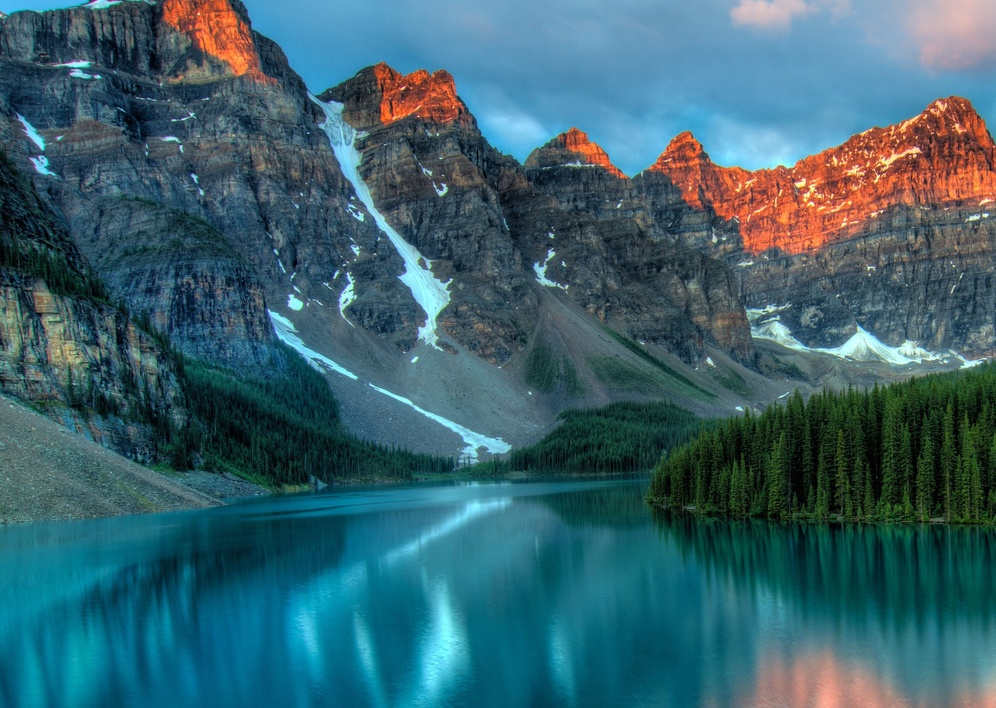
#> input picture images/pair1/1.jpg, 996 x 708 px, shrunk from 2416 x 1717 before the run
$ python SIFTStitcher.py   (older library calls are emulated)
#> lines starting #> are read from the running program, lines starting #| are printed output that depends on the picture
#> in main, img1 is the input picture: shape (708, 996, 3); mean B, G, R 108.9, 97.8, 57
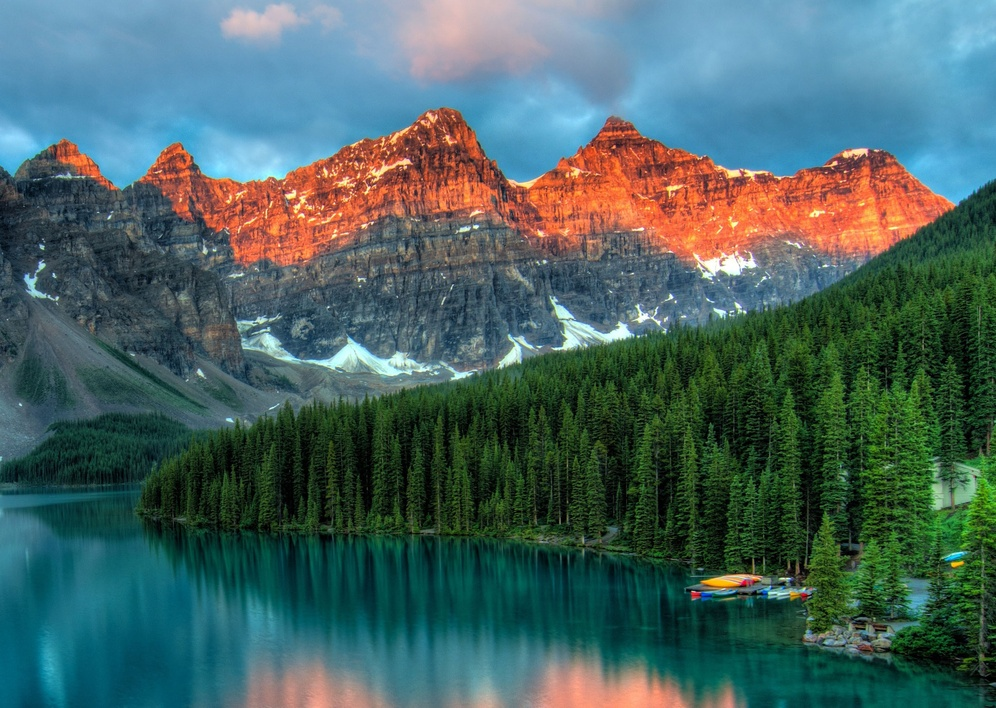
#> input picture images/pair1/2.jpg, 996 x 708 px, shrunk from 2416 x 1717 before the run
#> in main, img2 is the input picture: shape (708, 996, 3); mean B, G, R 98.1, 100.4, 72.4
# https://github.com/linrl3/Image-Stitching-OpenCV

import cv2
import numpy as np
import sys


class ImageStitching:
    def __init__(self):
        self.ratio = 0.85
        self.min_match = 10
        self.sift = cv2.SIFT().create()
        self.smoothing_window_size = 800

    def registration(self, img1, img2):
        kp1, des1 = self.sift.detectAndCompute(img1, None)
#> kp1 = 4923 keypoints; strongest (x, y, size): (985, 215, 3), (295, 304, 8.8), (551, 235, 3.3), (619, 206, 2.1)
        kp2, des2 = self.sift.detectAndCompute(img2, None)
#> kp2 = 5854 keypoints; strongest (x, y, size): (476, 227, 3), (621, 332, 11.3), (544, 262, 2.6), (835, 163, 3.1)
        matcher = cv2.BFMatcher()
        raw_matches = matcher.knnMatch(des1, des2, k=2)
#> raw_matches = 4923 matches
        good_points = []
        good_matches = []
        for m1, m2 in raw_matches:
            if m1.distance < self.ratio * m2.distance:
                good_points.append((m1.trainIdx, m1.queryIdx))
                good_matches.append([m1])
#> after the loop, good_matches = 1607 matches; good_points = 1607 pairs, first value 2 to 5729, second value 11 to 4920
        img3 = cv2.drawMatchesKnn(img1, kp1, img2, kp2, good_matches, None, flags=2)
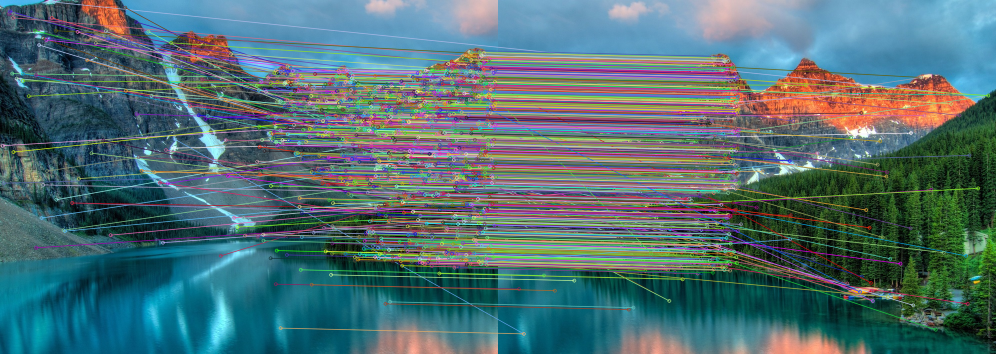
#> img3: shape (708, 1992, 3) (shown at 1/2 size); mean B, G, R 114.8, 110.5, 80.7
        cv2.imwrite('images/results/matching.jpg', img3)
        if len(good_points) > self.min_match:
            image1_kp = np.float32(
                [kp1[i].pt for (_, i) in good_points])
#> image1_kp = 1607 pairs, first value 4.91 to 992.1, second value 3.66 to 655.7
            image2_kp = np.float32(
                [kp2[i].pt for (i, _) in good_points])
#> image2_kp = 1607 pairs, first value 3.56 to 979.9, second value 112.3 to 667.2
            H, status = cv2.findHomography(image2_kp, image1_kp, cv2.RANSAC, 5.0)
#> H = [[1, -4.83e-05, 509.5], [2.89e-05, 1, -11.57], [2.4e-07, -1.11e-07, 1]]; status = 1607 values, max 1 at index 87, min 0 at index 0, mean 0.932
        return H

    def create_mask(self, img1, img2, version):
        height_img1 = img1.shape[0]
        width_img1 = img1.shape[1]
        width_img2 = img2.shape[1]
        height_panorama = height_img1
        width_panorama = width_img1 + width_img2
        offset = int(self.smoothing_window_size / 2)
        barrier = img1.shape[1] - int(self.smoothing_window_size / 2)
        mask = np.zeros((height_panorama, width_panorama))
        if version == 'left_image':
            mask[:, barrier - offset:barrier + offset] = np.tile(np.linspace(1, 0, 2 * offset).T, (height_panorama, 1))
            mask[:, :barrier - offset] = 1
        else:
            mask[:, barrier - offset:barrier + offset] = np.tile(np.linspace(0, 1, 2 * offset).T, (height_panorama, 1))
            mask[:, barrier + offset:] = 1
        return cv2.merge([mask, mask, mask])

    def blending(self, img1, img2):
        H = self.registration(img1, img2)
        height_img1 = img1.shape[0]
#> height_img1 = 708
        width_img1 = img1.shape[1]
#> width_img1 = 996
        width_img2 = img2.shape[1]
#> width_img2 = 996
        height_panorama = height_img1
#> height_panorama = 708
        width_panorama = width_img1 + width_img2
#> width_panorama = 1992

        panorama1 = np.zeros((height_panorama, width_panorama, 3))
        mask1 = self.create_mask(img1, img2, version='left_image')
        panorama1[0:img1.shape[0], 0:img1.shape[1], :] = img1
        panorama1 *= mask1
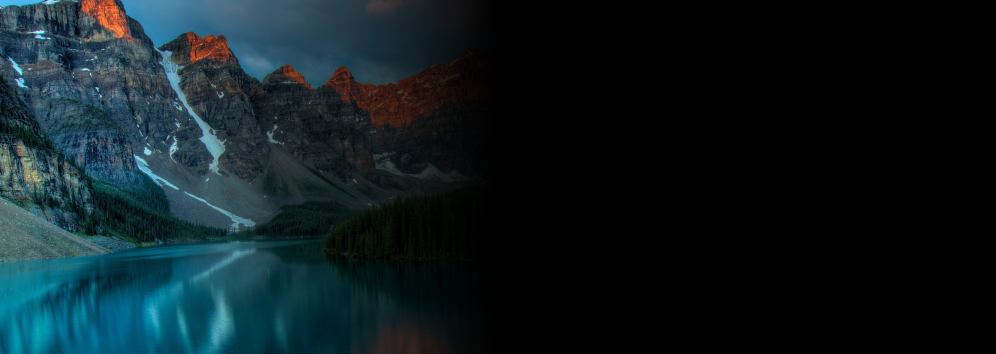
#> panorama1: shape (708, 1992, 3) float64 (shown at 1/2 size); mean B, G, R 32.8, 28.5, 14.4
        mask2 = self.create_mask(img1, img2, version='right_image')
#> call 2 of create_mask, with version = 'right_image'
#> in create_mask (call 2), `mask[:, barrier - offset:barrier + offset] = np.tile(np.linspace(0, 1,..`:
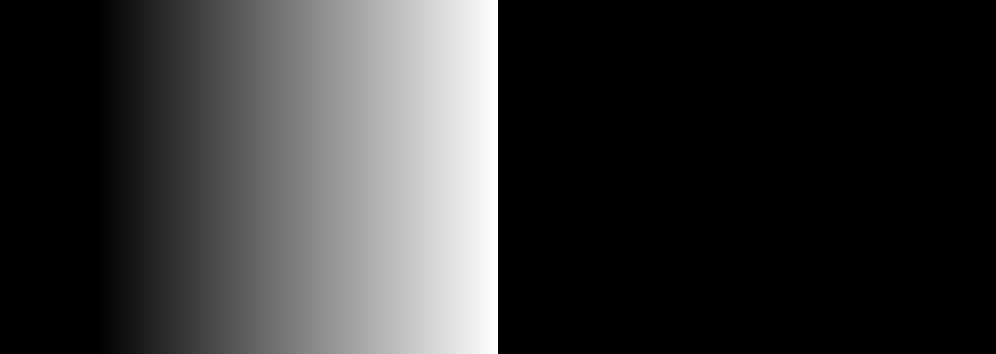
#> mask: shape (708, 1992) float64 (shown at 1/2 size); min 0, max 1, mean 0.201
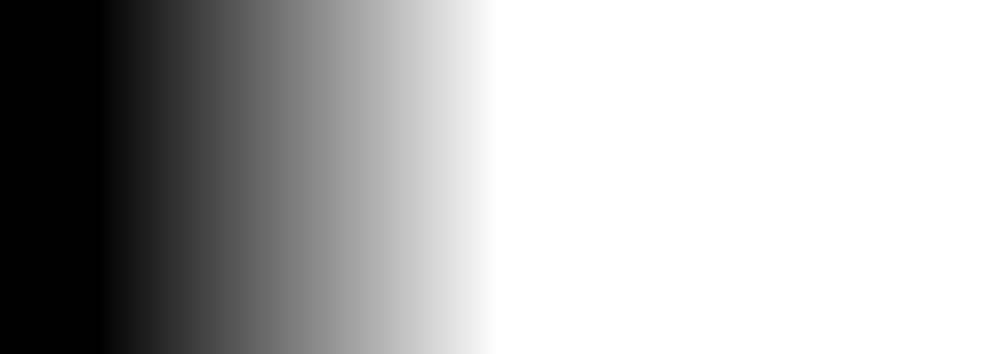
#> mask2: shape (708, 1992, 3) float64 (shown at 1/2 size); min 0, max 1, mean 0.701
        panorama2 = cv2.warpPerspective(img2, H, (width_panorama, height_panorama)) * mask2
        result = panorama1 + panorama2
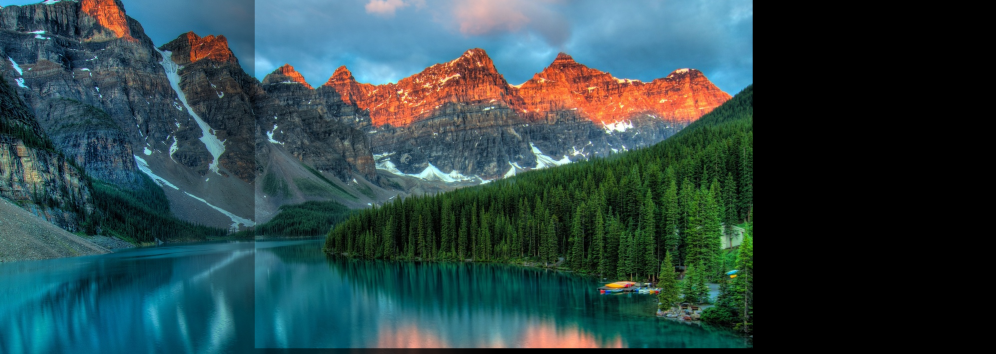
#> result: shape (708, 1992, 3) float64 (shown at 1/2 size); mean B, G, R 72.2, 70, 45

        rows, cols = np.where(result[:, :, 0] != 0)
        min_row, max_row = min(rows), max(rows) + 1
#> min_row = 0; max_row = 708
        min_col, max_col = min(cols), max(cols) + 1
#> min_col = 0; max_col = 1506
        final_result = result[min_row:max_row, min_col:max_col, :]
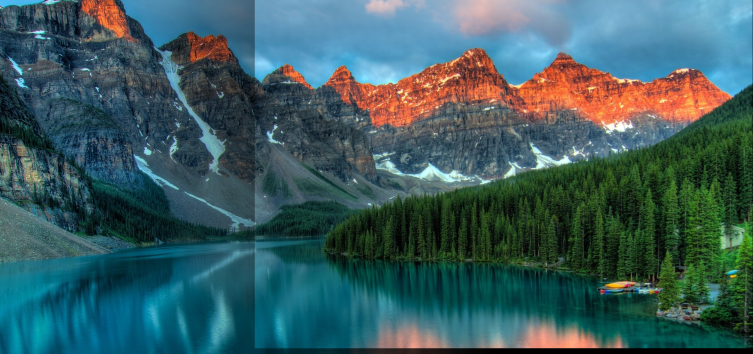
#> final_result: shape (708, 1506, 3) float64 (shown at 1/2 size); mean B, G, R 95.5, 92.6, 59.5
        return final_result


def main(argv1, argv2):
    img1 = cv2.imread(argv1)
    img2 = cv2.imread(argv2)
    final = ImageStitching().blending(img1, img2)
    cv2.imwrite('images/results/panorama.jpg', final)


if __name__ == '__main__':
    try:
        main("images/pair1/1.jpg", "images/pair1/2.jpg")
    except IndexError:
        print("Please input two source images: ")
        print(
            "For example: python Image_Stitching.py '/Users/linrl3/Desktop/picture/p1.jpg' '/Users/linrl3/Desktop/picture/p2.jpg'")
